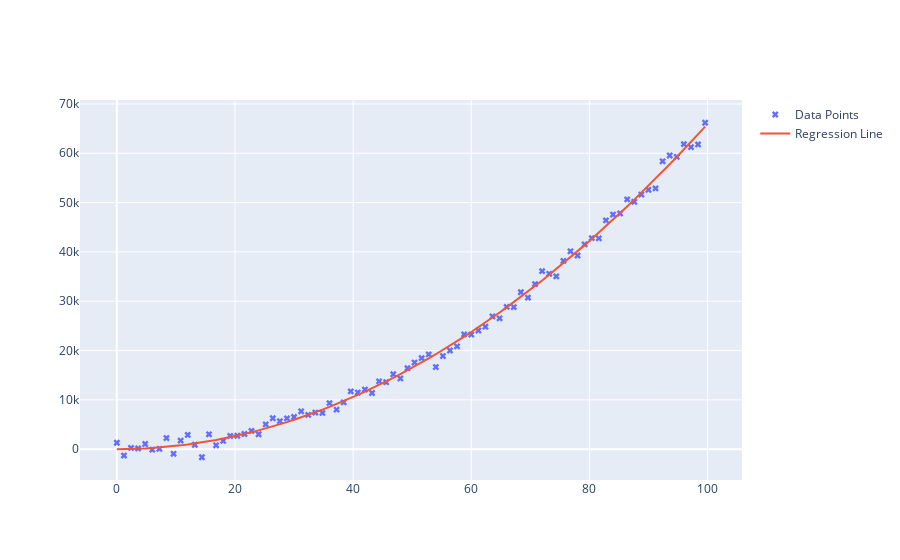

Notebook code for this chart:
### Code cell
y_range = function(input= x_value, theta= theta_train)

# Create a new Plotly figure to visualize the data points and the regression line
fig = go.Figure()

# Add a scatter plot for the original data points from the CSV file
fig.add_trace(
    go.Scatter(
        x=x_value[:, 1],  # X values from the 'x' column
        y=y_value.reshape(-1,),  # Y values from the 'y' column
        mode='markers',  # Plot style as markers (points)
        marker=dict(symbol='x'),  # Marker style
        name='Data Points'  # Name for the legend
    )
)

fig.add_trace(
    go.Scatter(
        x=x_value[:, 1],  # X values for the regression line
        y=y_range.reshape(-1,),  # Y values for the regression line
        mode='lines',  # Plot style as a line
        name='Regression Line'  # Name for the legend
    )
)
